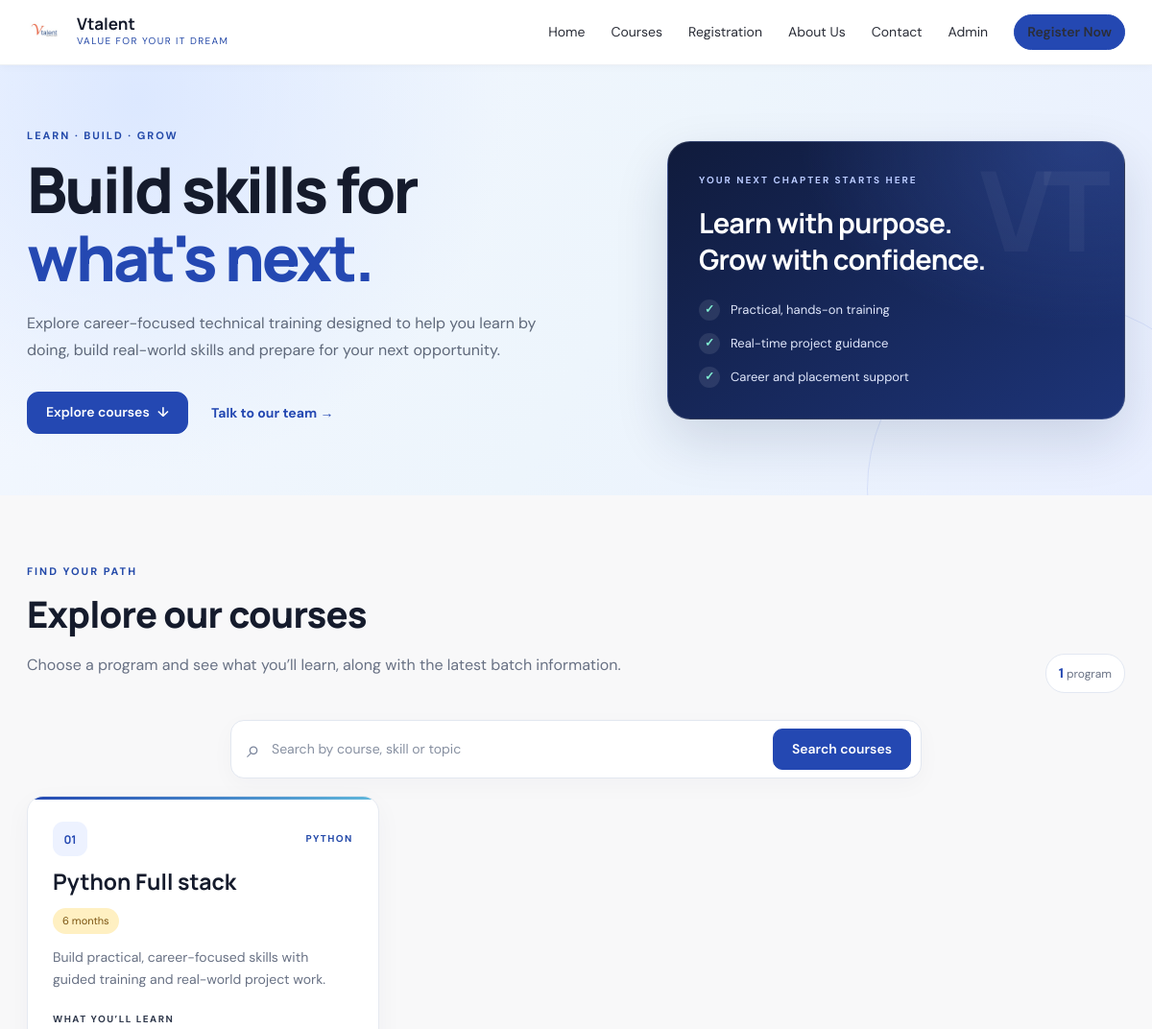
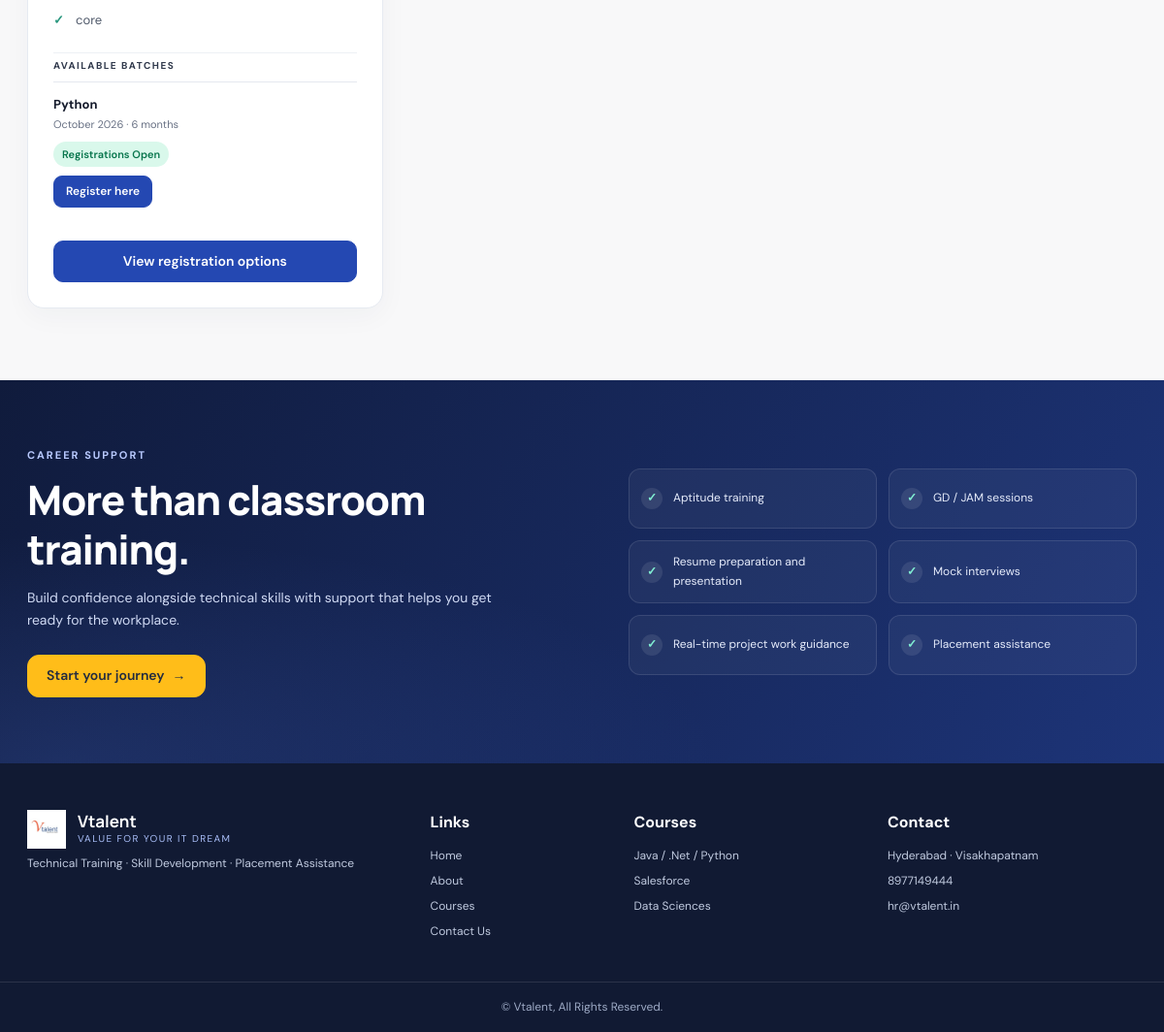
Page /courses/ on the committed database (2 pictures, top to bottom).
### myapp/models.py (models this page shows, shortened)
class Course(models.Model):
    title = models.CharField(max_length=150)
    category = models.CharField(max_length=100, blank=True)
    duration = models.CharField(max_length=80)
    description = models.TextField(blank=True)
    syllabus = models.TextField(blank=True)
    display_order = models.PositiveIntegerField(default=0)
    class Meta:
        ordering = ('display_order', 'title')
    @property
    def syllabus_items(self):
        return [item.strip() for item in self.syllabus.splitlines() if item.strip()]

class Batch(models.Model):
    MONTH_CHOICES = (
        ('1', 'January'),
        ('2', 'February'),
        ('3', 'March'),
        ('4', 'April'),
        ('5', 'May'),
        ('6', 'June'),
        ('7', 'July'),
        ('8', 'August'),
        ('9', 'September'),
        ('10', 'October'),
        ('11', 'November'),
        ('12', 'December'),
    )
    course = models.ForeignKey(Course, on_delete=models.CASCADE, related_name='batches')
    name = models.CharField(max_length=100)
    month = models.CharField(max_length=30, choices=MONTH_CHOICES)
    year = models.PositiveSmallIntegerField()
    duration = models.CharField(max_length=80, blank=True)
    google_form_url = models.URLField(max_length=500, blank=True)
    registrations_open = models.BooleanField(default=False)
    class Meta:
        ordering = ('year', 'month', 'name')
    @property
    def month_year(self):
        return f'{self.get_month_display()} {self.year}'
    @property
    def can_register(self):
        return self.registrations_open and bool(self.google_form_url)

### myapp/views.py (the view, shortened to what this page needs)
# urls.py: path('courses/', views.courses, name='courses'),
def courses(request):
    search_query = request.GET.get('q', '').strip()
    course_list = Course.objects.prefetch_related('batches', 'notes')
    return render(request, 'courses.html', {
        'courses': course_list,
        'search_query': search_query,
    })

### myapp/context_processors.py (called while the page is built)
def site_announcements(request):
    return {'announcements': Announcement.objects.all()}

### template/courses.html (shortened to what this page needs)
{% extends "base.html" %}
{% block content %}
<section class="courses-hero">
  <div class="wrap courses-hero-inner">
    <div class="courses-hero-copy">
      <p class="eyebrow">LEARN · BUILD · GROW</p>
      <h1>Build skills for <span>what's next.</span></h1>
      <p>Explore career-focused technical training designed to help you learn by doing, build real-world skills and prepare for your next opportunity.</p>
      <div class="courses-hero-actions">
        <a class="btn" href="#course-list">Explore courses <span aria-hidden="true">↓</span></a>
        <a class="courses-contact-link" href="{% url 'registration' %}">Talk to our team <span aria-hidden="true">→</span></a>
      </div>
    </div>
    <aside class="courses-highlight" aria-label="What you can expect">
      <span class="courses-highlight-mark" aria-hidden="true">VT</span>
      <p class="eyebrow light">YOUR NEXT CHAPTER STARTS HERE</p>
      <h2>Learn with purpose.<br>Grow with confidence.</h2>
      <ul>
        <li>Practical, hands-on training</li>
        <li>Real-time project guidance</li>
        <li>Career and placement support</li>
      </ul>
    </aside>
  </div>
</section>
<section class="section wrap courses-section" id="course-list">
  <div class="courses-catalog-heading">
    <div class="section-heading courses-section-heading">
      <p class="eyebrow">FIND YOUR PATH</p>
      <h2>Explore our courses</h2>
      <p>Choose a program and see what you’ll learn, along with the latest batch information.</p>
    </div>
    <span class="courses-count"><strong>{{ courses|length }}</strong> program{{ courses|length|pluralize }}</span>
  </div>
  <form class="courses-search" action="{% url 'courses' %}" method="get" role="search">
    <span class="courses-search-icon" aria-hidden="true">⌕</span>
    <input id="course-search" name="q" type="search" value="{{ search_query }}" placeholder="Search by course, skill or topic" autocomplete="off">
    <button class="btn" type="submit">Search courses</button>
  </form>
  <div class="course-grid courses-grid">
  {% for course in courses %}
    <article class="course-card course-detail">
      <div class="course-card-heading">
        <span class="course-number">{{ forloop.counter|stringformat:"02d" }}</span>
        <p class="eyebrow">{{ course.category|default:"TECHNICAL TRAINING" }}</p>
      </div>
      <h2>{{ course.title }}</h2>
      <div class="tag-row"><span class="tag">{{ course.duration }}</span></div>
      <p class="course-description">{{ course.description|default:"Build practical, career-focused skills with guided training and real-world project work." }}</p>
      <h4>What you’ll learn</h4>
      <ul class="syllabus-list">{% for item in course.syllabus_items|slice:":5" %}<li>{{ item }}</li>{% empty %}<li>Practical training and real-time project guidance</li>{% endfor %}</ul>
      <h4>Available batches</h4>
      {% for batch in course.batches.all %}
        <div class="available-batch"><div><strong>{{ batch.name }}</strong><small>{{ batch.month_year }} · {{ batch.duration|default:course.duration }}</small></div>{% if batch.can_register %}<span class="status-open">Registrations Open</span><a class="btn btn-mini" href="{{ batch.google_form_url }}" target="_blank" rel="noopener noreferrer">Register here</a>{% else %}{% if batch.registrations_open %}<span class="status-closed">Form coming soon</span>{% else %}<span class="status-closed">Registrations Closed</span>{% endif %}{% endif %}</div>
      {% empty %}<p class="muted">Batch details will be announced soon.</p>{% endfor %}
      <a class="btn btn-full" href="{% url 'registration' %}?course={{ course.id }}">View registration options</a>
    </article>
  {% endfor %}
  </div>
</section>
<section class="courses-support-section">
  <div class="wrap courses-support">
    <div class="courses-support-copy">
      <p class="eyebrow light">CAREER SUPPORT</p>
      <h2>More than classroom training.</h2>
      <p>Build confidence alongside technical skills with support that helps you get ready for the workplace.</p>
      <a class="btn courses-support-button" href="{% url 'registration' %}">Start your journey <span aria-hidden="true">→</span></a>
    </div>
    <ul class="courses-support-list">
      <li>Aptitude training</li>
      <li>GD / JAM sessions</li>
      <li>Resume preparation and presentation</li>
      <li>Mock interviews</li>
      <li>Real-time project work guidance</li>
      <li>Placement assistance</li>
    </ul>
  </div>
</section>
{% endblock %}

### static/css/style.css (style rules this page uses)
:root { --navy:#101b3c;--navy2:#1d3478;--blue:#2448b2;--blue2:#3158d4;--yellow:#ffbd19;--ink:#151b2c;--muted:#687184;--line:#e5e8ef;--pale:#edf5fc;--green:#d9f8eb;--green-ink:#08764d;--red:#ffe7e9;--red-ink:#ad3544;--white:#fff;--surface:#fbfbfc }
* { box-sizing:border-box }
html { scroll-behavior:smooth }
body { margin:0;background:#f8f8f9;color:var(--ink);font-family:'DM Sans',Arial,sans-serif;line-height:1.65 }
a { color:var(--blue);text-decoration:none }
button,input,textarea,select { font:inherit }
.wrap { width:min(1216px,calc(100% - 56px));margin-inline:auto }
.btn { display:inline-flex;align-items:center;justify-content:center;gap:8px;border:1px solid var(--blue);border-radius:12px;background:var(--blue);color:#fff;padding:11px 19px;font-weight:600;font-size:14px;cursor:pointer;transition:transform .18s,background .18s;line-height:1.4 }
.btn-mini { padding:7px 12px;font-size:12px;border-radius:9px }
.btn-full { width:100%;margin-top:18px }
.eyebrow { margin:0 0 12px;color:#2349a9;font-size:11px;letter-spacing:2px;font-weight:700;text-transform:uppercase }
.eyebrow.light { color:#d2ddff }
.count-pill,.tag { background:#edf1f7;color:#455064;border-radius:20px;padding:4px 10px;font-size:11px;white-space:nowrap }
.section { padding-block:74px }
.section-heading { text-align:center;max-width:650px;margin:0 auto 34px }
.section-heading h2,.promise h2,.service-grid h2 { font:800 34px/1.25 Manrope,sans-serif;margin:0 0 12px;letter-spacing:-.8px }
.section-heading>p:last-child,.promise>p:not(.eyebrow) { color:var(--muted) }
.course-grid { display:grid;grid-template-columns:repeat(3,minmax(0,1fr));gap:24px }
.course-card,.surface-card,.contact-card { background:#fff;border:1px solid #e8e9ed;border-radius:19px;padding:27px;box-shadow:0 5px 20px #1b27400a }
.course-card h2,.course-card h3 { font-family:Manrope,sans-serif;font-size:22px;line-height:1.3;margin:5px 0 12px }
.course-card>p:not(.eyebrow) { font-size:14px;color:var(--muted) }
.tag-row { display:flex;flex-wrap:wrap;gap:8px;margin:16px 0 }
.tag { background:#fff0c2;color:#7a5310 }
.course-detail { display:flex;flex-direction:column }
.course-detail h2 { margin-top:0 }
.course-detail h4 { font-size:12px;letter-spacing:1.5px;text-transform:uppercase;margin:15px 0 8px }
.syllabus-list,.check-list { list-style:none;padding:0;margin:0 }
.syllabus-list li,.check-list li { position:relative;padding:5px 0 5px 23px;font-size:13px;color:#4e5869 }
.syllabus-list li:before,.check-list li:before { content:"✓";position:absolute;left:0;color:#29977e;font-weight:800 }
.available-batch { border-top:1px solid var(--line);padding:12px 0;display:grid;grid-template-columns:1fr auto;gap:7px;align-items:center }
.available-batch strong,.available-batch small { display:block }
.available-batch strong { font-size:13px }
.available-batch small { font-size:11px;color:var(--muted) }
.available-batch .btn { grid-column:2;grid-row:1/3 }
.status-open,.status-closed { display:inline-flex;width:max-content;align-items:center;border-radius:20px;padding:4px 9px;font-size:11px;font-weight:600 }
.status-open { background:var(--green);color:var(--green-ink) }
.btn-full { margin-top:auto }

### rows in the picture
Course: category "PYTHON", title "Python Full stack", duration "6 months", description "Build practical, career-focused skills with guided training and real-world project work.", syllabus_items "core"
Batch: name "Python", month_year "October 2026", duration "6 months"

### other values in the picture
{{ courses|length }} "1"
